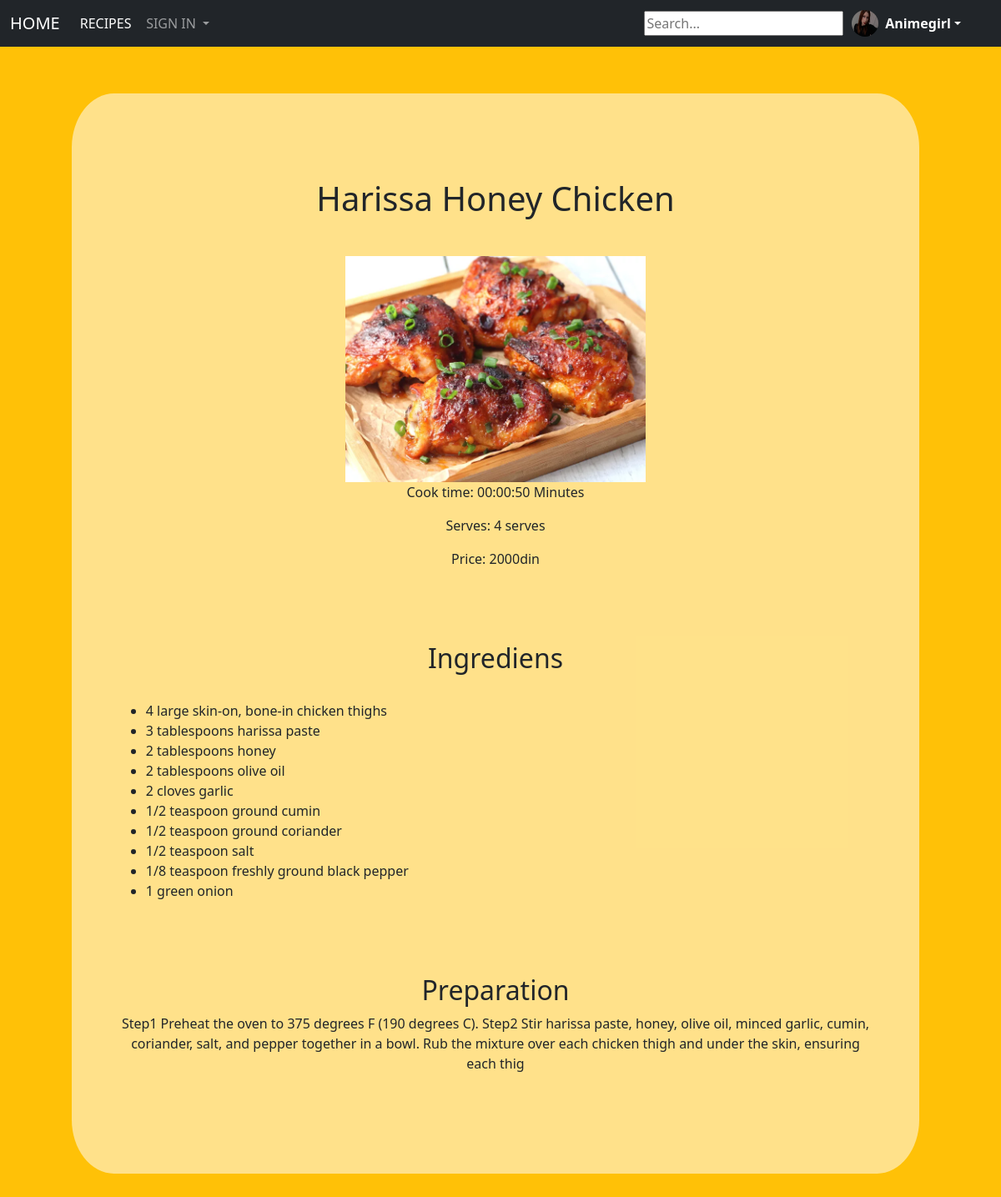
The page /html/rec_food.php?receipt_id=35 (signed in) on the database its author committed.
### tables this page shows
CREATE TABLE `receipt` (
  `receipt_id` int(20) NOT NULL,
  `img` varchar(255) NOT NULL,
  `paragraph` varchar(255) NOT NULL,
  `price` int(11) NOT NULL,
  `food_name` varchar(255) NOT NULL,
  `your_name` varchar(255) NOT NULL,
  `time` time NOT NULL,
  `servings` varchar(255) NOT NULL,
  `activated` tinyint(1) NOT NULL,
  `activation_token` varchar(64) NOT NULL,
  `activation_expire` datetime NOT NULL DEFAULT current_timestamp(),
  `categories` varchar(100) NOT NULL,
  `likes` tinyint(1) NOT NULL,
  `yt` varchar(255) NOT NULL
);

### html/rec_food.php (the view, shortened to what this page needs)
<?php
require "db_conn.php";
$ingrediens_names = [];
$quantities = [];
if(isset($_GET['receipt_id'])){
  $receipt_id = $_GET['receipt_id'];
}
$food_name_query = "SELECT food_name FROM receipt WHERE receipt_id = '$receipt_id'";
$time_query = "SELECT time FROM receipt WHERE receipt_id = '$receipt_id'";
$price_query = "SELECT price FROM receipt WHERE receipt_id = '$receipt_id'";
$paragraph_query = "SELECT paragraph FROM receipt WHERE receipt_id = '$receipt_id'";
$servings_query = "SELECT servings FROM receipt WHERE receipt_id = '$receipt_id'";
$img_query = "SELECT img FROM receipt WHERE receipt_id = '$receipt_id'";
$ingrediens_query = "SELECT i.name, ri.quantity FROM ingrediens i
                     JOIN receipt_ingredient ri ON i.ingrediens_id = ri.ingrediens_id
                     WHERE ri.receipt_id = '$receipt_id'";
$food_name_result = $conn->query($food_name_query);
$time_result = $conn->query($time_query);
$price_result = $conn->query($price_query);
$paragraph_result = $conn->query($paragraph_query);
$servings_result = $conn->query($servings_query);
$img_result = $conn->query($img_query);
$ingrediens_result = $conn->query($ingrediens_query);
if ($food_name_result->num_rows > 0) {
  $row = $food_name_result->fetch_assoc();
  $food_name = $row['food_name'];
}
if ($time_result->num_rows > 0) {
  $row = $time_result->fetch_assoc();
  $time = $row['time'];
}
if ($price_result->num_rows > 0) {
  $row = $price_result->fetch_assoc();
  $price = $row['price'];
}
if ($paragraph_result->num_rows > 0) {
  $row = $paragraph_result->fetch_assoc();
  $paragraph = $row['paragraph'];
}
if ($servings_result->num_rows > 0) {
  $row = $servings_result->fetch_assoc();
  $servings = $row['servings'];
}
if ($img_result->num_rows > 0) {
  $row = $img_result->fetch_assoc();
  $img = $row['img'];
}
if ($ingrediens_result->num_rows > 0) {
  while($row = $ingrediens_result->fetch_assoc()) {
    $ingrediens_names[] = $row['name'];
    $quantities[] = $row['quantity'];
  }
}
?>
<!DOCTYPE html>
<html>
<head>
  <link href="https://cdn.jsdelivr.net/npm/bootstrap@5.0.2/dist/css/bootstrap.min.css" rel="stylesheet"
>
  <link rel="stylesheet" href="../style.css">
</head>
<body>
  <nav class="navbar navbar-expand-lg navbar-dark bg-dark">
    <div class="container-fluid">
      <a class="navbar-brand" href="../index.php">HOME</a>
      <div class="collapse navbar-collapse" id="navbarSupportedContent">
        <ul class="navbar-nav me-auto mb-2 mb-lg-0">
          <li class="nav-item">
            <a class="nav-link active" aria-current="page" href="rec.php">RECIPES</a>
          </li>
          <li class="nav-item dropdown">
            <a class="nav-link dropdown-toggle" href="sign_in.php" id="navbarDropdown" role="button" data-bs-toggle="dropdown" aria-expanded="false">
              SIGN IN
            </a>
          </li>
        </ul>
        <?php  if(isset($_SESSION['last_name']) && isset($_SESSION['phone_numb']) &&
                isset($_SESSION['user_name']) && isset($_SESSION['first_name']) &&
                isset($_SESSION['email'])){ ?>
        <form class="d-flex" action="search_ing.php" method="get">
                <input type="text" id="searchInput" onkeyup="showResult(this.value)" placeholder="Search...">
            </form>
        <div class="dropdown">
          <a href="#" class="d-flex align-items-center text-white text-decoration-none dropdown-toggle" id="dropdownUser1"
          data-bs-toggle="dropdown" aria-expanded="false">
          <img src="images/<?php if (isset($_SESSION['img'])) { echo htmlspecialchars($_SESSION['img']); } ?>" alt="" width="32" height="32" class="rounded-circle me-2">
            <strong><?php if(isset($_SESSION['user_name'])) { echo $_SESSION['user_name']; }?></strong>
          </a>
        </div>
        <?php } ?>
      </div>
    </div>
  </nav>
  <div class="container">
    <div class="row">
      <div class="col order-md-6 receipt_body">
        <h1><?php echo $food_name; ?></h1>
        <img class="img_2" src="images/<?php echo $img?>">
        <div class="col order-md-6">
          <p>Cook time: <?php echo $time; ?> Minutes</p>
          <p>Serves: <?php echo $servings; ?> serves</p>
          <p>Price: <?php echo $price; ?>din</p>
        </div>
        <br><br><br>
        <h2>Ingrediens</h2>
        <br>
        <ul class="rec_ingrediens_list">
          <?php foreach($ingrediens_names as $key => $ingrediens) { ?>
            <li><?php echo $quantities[$key] . ' ' . $ingrediens; ?></li>
          <?php } ?>
        </ul>
        <br><br><br>
        <h2>Preparation</h2>
        <p><?php echo $paragraph; ?></p><br><br>
      </div>
    </div>
  </div>
</body>
</html>

### style.css (style rules this page uses)
body { background-color: #ffc107; }
.receipt_body { background-color: rgba(255, 255, 255, 0.528); margin:5%; padding:5%; border-radius: 5%; text-align: center; }
.receipt_body h1 { margin:5% auto; }
.img_2 { width:40%; }
nav { padding-right:3%; }
.dropdown { margin-left: 1%; }
.row { margin-right:0; }
.rec_ingrediens_list { text-align: left; }
a { color: #000; text-decoration: none; }

### rows shown on the page
receipt: food_name "Harissa Honey Chicken", img (picture), time "00:00:50", servings "4", price "2000", paragraph "Step1 Preheat the oven to 375 degrees F (190 degrees C). Step2 Stir harissa paste, honey, olive oil, minced garlic, cumin, coriander, salt, and pepper together in a bowl. Rub the mixture over each chicken thigh and under the skin, ensuring each thig"

### other values the page prints
$_SESSION['user_name'] "Animegirl"
$quantities[$key] "4"
$ingrediens "large skin-on, bone-in chicken thighs"
$quantities[$key] "3 tablespoons"
$ingrediens "harissa paste"
$quantities[$key] "2 tablespoons"
$ingrediens "honey"
$ingrediens "olive oil"
$quantities[$key] "2 cloves"
$ingrediens "garlic"
$quantities[$key] "1/2 teaspoon"
$ingrediens "ground cumin"
$ingrediens "ground coriander"
$ingrediens "salt"
$quantities[$key] "1/8 teaspoon"
